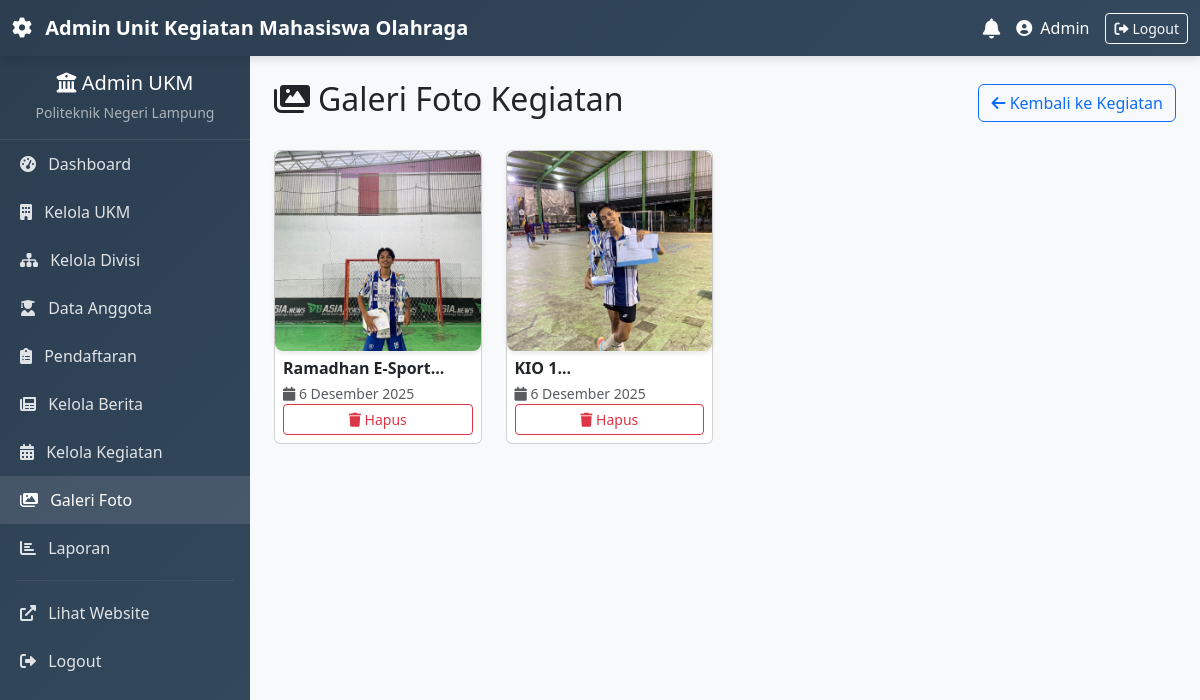
Before: /admin/kelola_foto.php (signed in) with the older database file.
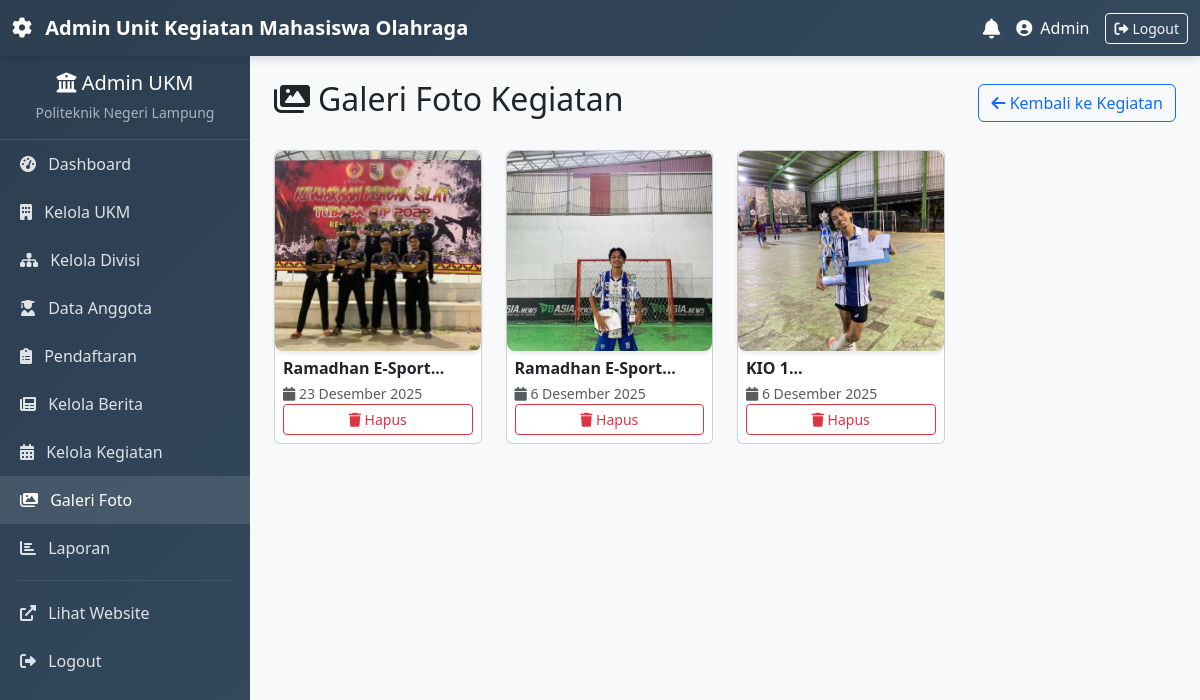
After: the same page with the newer database file.
### tables this page shows
CREATE TABLE `foto_kegiatan` (
  `id` int(11) NOT NULL,
  `kegiatan_id` int(11) NOT NULL,
  `foto` varchar(255) NOT NULL,
  `file_name` varchar(255) NOT NULL,
  `keterangan` varchar(255) DEFAULT NULL,
  `created_at` timestamp NOT NULL DEFAULT current_timestamp()
);

CREATE TABLE `kegiatan_ukm` (
  `id` int(11) NOT NULL,
  `ukm_id` int(11) NOT NULL,
  `nama_kegiatan` varchar(255) NOT NULL,
  `deskripsi_kegiatan` text DEFAULT NULL,
  `tanggal_mulai` date NOT NULL,
  `tanggal_selesai` date DEFAULT NULL,
  `lokasi` varchar(255) DEFAULT NULL,
  `biaya` decimal(10,2) DEFAULT 0.00,
  `status` enum('draft','published','completed') DEFAULT 'draft',
  `created_at` timestamp NOT NULL DEFAULT current_timestamp()
);

### config/functions.php (called while the page is built, shortened)
<?php
function formatTanggal($tanggal) {
    $bulan = [
        1 => 'Januari', 2 => 'Februari', 3 => 'Maret', 4 => 'April',
        5 => 'Mei', 6 => 'Juni', 7 => 'Juli', 8 => 'Agustus',
        9 => 'September', 10 => 'Oktober', 11 => 'November', 12 => 'Desember'
    ];
    $split = explode('-', date('Y-n-j', strtotime($tanggal)));
    return $split[2] . ' ' . $bulan[(int)$split[1]] . ' ' . $split[0];
}

### admin/kelola_foto.php (the view, shortened to what this page needs)
<?php
require_once '../config/functions.php';
$database = new Database();
$db = $database->getConnection();
$is_superadmin = ($_SESSION['user_role'] === 'superadmin');
$ukm_id = $is_superadmin ? null : (int)($_SESSION['ukm_id'] ?? 0);
if ($is_superadmin) {
    $stmt = $db->prepare("
        SELECT
            fk.id AS foto_id,
            fk.foto,
            fk.keterangan,
            fk.created_at,
            k.id AS kegiatan_id,
            k.nama_kegiatan,
            u.nama_ukm,
            u.id AS ukm_id
        FROM foto_kegiatan fk
        JOIN kegiatan_ukm k ON fk.kegiatan_id = k.id
        JOIN ukm u ON k.ukm_id = u.id
        ORDER BY fk.created_at DESC
    ");
    $stmt->execute();
} else {
    $stmt = $db->prepare("
        SELECT
            fk.id AS foto_id,
            fk.foto,
            fk.keterangan,
            fk.created_at,
            k.id AS kegiatan_id,
            k.nama_kegiatan,
            u.nama_ukm,
            u.id AS ukm_id
        FROM foto_kegiatan fk
        JOIN kegiatan_ukm k ON fk.kegiatan_id = k.id
        JOIN ukm u ON k.ukm_id = u.id
        WHERE u.id = ?
        ORDER BY fk.created_at DESC
    ");
    $stmt->execute([$ukm_id]);
}
$foto_list = $stmt->fetchAll(PDO::FETCH_ASSOC);
?>
<?php include 'layout.php'; ?>
<div class="p-4">
    <div class="d-flex justify-content-between align-items-center mb-4">
        <h2><i class="fas fa-images me-2"></i>Galeri Foto Kegiatan</h2>
        <?php if (!$is_superadmin): ?>
            <a href="kelola_kegiatan.php" class="btn btn-outline-primary">
                <i class="fas fa-arrow-left"></i> Kembali ke Kegiatan
            </a>
        <?php endif; ?>
    </div>
    <?php if (empty($foto_list)): ?>
        <div class="text-center py-5">
            <i class="fas fa-images fa-3x text-muted mb-3"></i>
            <h5>Tidak ada foto kegiatan</h5>
            <?php if ($is_superadmin): ?>
                <p class="text-muted">Belum ada UKM yang mengupload foto kegiatan.</p>
            <?php else: ?>
                <p class="text-muted">Upload foto melalui halaman <strong>Kelola Kegiatan</strong>.</p>
                <a href="kelola_kegiatan.php" class="btn btn-primary">Kelola Kegiatan</a>
            <?php endif; ?>
        </div>
    <?php else: ?>
        <div class="row">
            <?php foreach ($foto_list as $foto): ?>
                <div class="col-lg-3 col-md-4 col-sm-6 mb-4">
                    <div class="card foto-card h-100">
                        <img src="../uploads/kegiatan/<?= htmlspecialchars($foto['foto']) ?>"
                             class="foto-preview"
                             alt="Foto">
                        <div class="card-body p-2">
                            <h6 class="fw-bold mb-1"><?= htmlspecialchars(substr($foto['nama_kegiatan'], 0, 25)) ?>...</h6>
                            <small class="text-muted d-block mt-1">
                                <i class="fas fa-calendar"></i> <?= formatTanggal($foto['created_at']) ?>
                            </small>
                            <div class="d-grid">
                                <a href="?hapus_foto=<?= $foto['foto_id'] ?>"
                                   class="btn btn-sm btn-outline-danger"
                                   onclick="return confirm('Yakin hapus foto ini?')">
                                    <i class="fas fa-trash"></i> Hapus
                                </a>
                            </div>
                        </div>
                    </div>
                </div>
            <?php endforeach; ?>
        </div>
    <?php endif; ?>
</div>
<?php include 'footer.php'; ?>

Changed rows visible on the page:
added foto_kegiatan: foto (picture), kegiatan.nama_kegiatan "Ramadhan E-Sport", created_at "23 Desember 2025"
